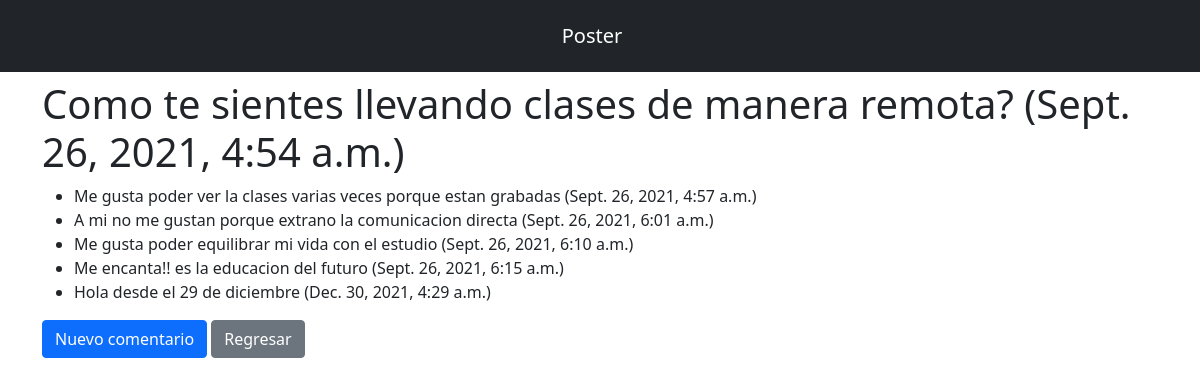
Screenshot of /posts/1/results/ with the database file from the repository.
### posts/models.py (models this page shows, shortened)
class Post(models.Model):
    post_text = models.CharField(max_length=200)
    pub_date = models.DateTimeField('date published')

class Comment(models.Model):
    post = models.ForeignKey(Post, on_delete=models.CASCADE)
    comment_text = models.CharField(max_length=200)
    pub_date = models.DateTimeField('date published')

### posts/views.py (the view)
def results(request, post_id):
    post = get_object_or_404(Post, pk=post_id)
    comments = Comment.objects.filter(post=post)
    return render(
        request,
        'posts/results.html',
        {'post': post, 'comments': comments}
    )

### posts/templates/posts/results.html
{% extends "layout.html" %}
{% block content %}
    <div class="container-sm	">
<h1>{{ post.post_text }} ({{ post.pub_date }})</h1>
<ul>
{% for comment in comments %}
    <li>{{ comment.comment_text}} ({{comment.pub_date}})</li>
{% endfor %}
</ul>
    <a class="btn btn-primary" href="{% url 'posts:comment' post.id %}">
        Nuevo comentario
    </a>
    <a  class="btn btn-secondary" href="/posts">Regresar</a>
    </div>
{% endblock content %}

### rows the page displays
Post: post_text "Como te sientes llevando clases de manera remota?", pub_date "Sept. 26, 2021, 4:54 a.m."
Comment: comment_text "Me gusta poder ver la clases varias veces porque estan grabadas", pub_date "Sept. 26, 2021, 4:57 a.m."
Comment: comment_text "A mi no me gustan porque extrano la comunicacion directa", pub_date "Sept. 26, 2021, 6:01 a.m."
Comment: comment_text "Me gusta poder equilibrar mi vida con el estudio", pub_date "Sept. 26, 2021, 6:10 a.m."
Comment: comment_text "Me encanta!! es la educacion del futuro", pub_date "Sept. 26, 2021, 6:15 a.m."
Comment: comment_text "Hola desde el 29 de diciembre", pub_date "Dec. 30, 2021, 4:29 a.m."
